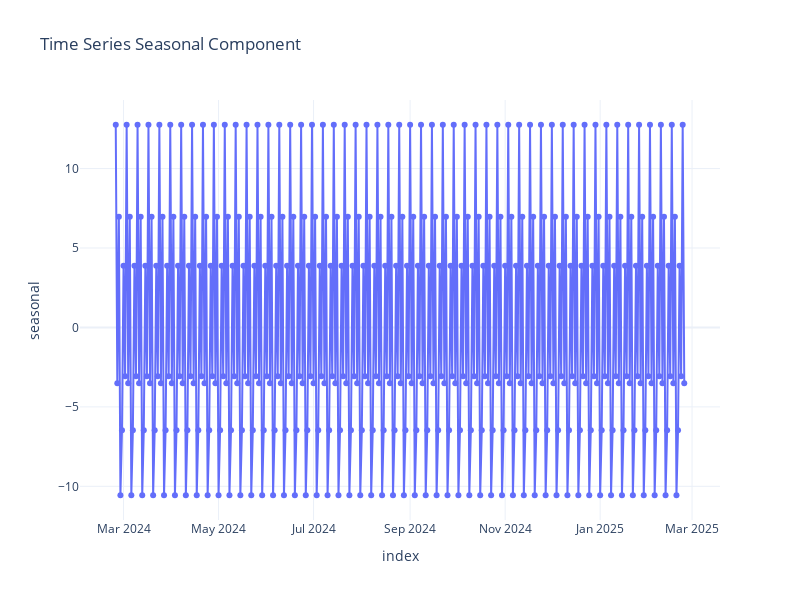

This figure's notebook cell:
### Markdown cell above
Tendência: A linha azul que representa o volume de vendas parece ser relativamente estável ao longo do período de um ano. Não há uma inclinação óbvia para cima (crescimento) ou para baixo (declínio). O volume de vendas parece flutuar em torno de uma média, o que indica que não há uma tendência de longo prazo perceptível nos dados brutos.

Sazonalidade: Este é o aspecto mais proeminente e claro do gráfico. Os picos e vales que se repetem de forma regular são uma forte evidência de sazonalidade semanal. É possível ver um padrão consistente onde as vendas aumentam e depois caem, repetindo-se a cada poucos dias. É provável que os picos correspondam aos finais de semana e os vales aos dias de semana, o que é um comportamento comum no varejo.

### Code cell
# Decomposition serie Graph Seasonal
fig2 = px.line(decomposition.seasonal, y="seasonal", title='Time Series Seasonal Component', markers=True)
fig2.show()

### Figure 1 — Plotly figure (JSON) as saved in the notebook; plotly's stock layout.template omitted (floating-point values rounded to 4 significant figures; data arrays with more than 128 entries replaced by an {"elided": "..."} marker saying what was removed)
{"data": [{"hovertemplate": "index=%{x}<br>seasonal=%{y}<extra></extra>", "legendgroup": "", "line": {"color": "#636efa", "dash": "solid"}, "marker": {"symbol": "circle"}, "mode": "lines+markers", "name": "", "orientation": "v", "showlegend": false, "type": "scatter", "x": {"elided": "366 str values"}, "xaxis": "x", "y": {"elided": "366 float values"}, "yaxis": "y"}], "layout": {"height": 600, "legend": {"tracegroupgap": 0}, "title": {"text": "Time Series Seasonal Component"}, "width": 800, "xaxis": {"anchor": "y", "domain": [0, 1], "title": {"text": "index"}}, "yaxis": {"anchor": "x", "domain": [0, 1], "title": {"text": "seasonal"}}}}
